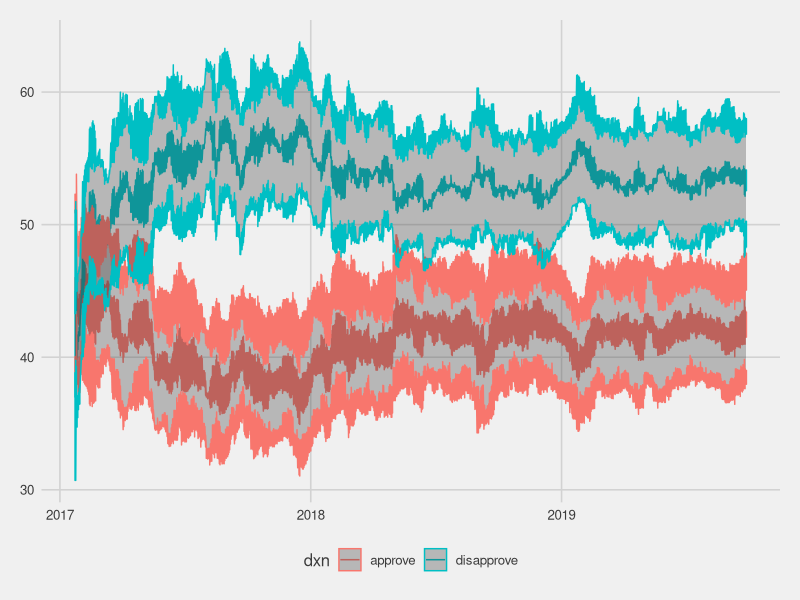

Recreate this plot in R. (Note: this script raises an error after producing the figure.)
## ---- chunk 1
knitr::opts_chunk$set(echo = TRUE, message = FALSE)
## ---- chunk 2
library(tidyverse)
library(magrittr)
library(stringr)
library(ggthemes)
library(scales)
## ---- chunk 3
dat <- read_csv("approval_topline.csv")
glimpse(dat)
## ---- chunk 4
dat$modeldate <- as.Date(dat$modeldate, "%m/%d/%Y") # convert to date format
range(dat$modeldate) # dates range from Jan 23, 2017 to Sept. 27, 2019. That matches what the figure shows.

unique(dat$president) # only Donald Trump, so I don't need this variable
levels(dat$subgroup <- factor(dat$subgroup)) # convert to factor and check the levels. There are three subgroups--I'll use the RMarkdown parameter function (see YAML) to let the user choose the subgroup that will be summarized in the figure

summary(subset(dat, select = approve_estimate:disapprove_lo)) # check the range of values for each numeric factor. These look reasonable

# Rearrange the data
dat2 <- dat %>%
  dplyr::select(-president, -timestamp) %>% # don't need these two columns
  gather(key = "temp", value = "rating", -subgroup, -modeldate)
dat2[, c("dxn", "estim_type")] <- str_split(dat2$temp, pattern = "_", simplify = TRUE)
dat2$temp <- NULL # remove this variable
dat3 <- dat2 %>%
  spread(key = estim_type, value = rating) # now I'm spreading out the estimates into 3 columns (estimate, hi, lo) so I can create the confidence bands with geom_ribbon. This probably isn't the most efficient way to get the data in this format, but it's a way I can understand in my head
dat3$dxn <- factor(dat3$dxn)

# Check the final data
glimpse(dat3) # looks good, I think
## ---- chunk 5
ggplot(dat3, aes(x = modeldate, y = estimate, color = dxn)) +
  geom_line() + 
  geom_ribbon(aes(ymin = lo, ymax = hi), alpha = 0.3) +
  theme_fivethirtyeight()
## ---- chunk 6
current_approve <- round(dat3$estimate[dat3$subgroup == params$poll_group & dat3$dxn == "approve" & dat3$modeldate == max(dat3$modeldate)], 1)
current_disapprove <- round(dat3$estimate[dat3$subgroup == params$poll_group & dat3$dxn == "disapprove" & dat3$modeldate == max(dat3$modeldate)], 1)

ggplot(subset(dat3, subgroup == params$poll_group), aes(x = modeldate, y = estimate)) +
  geom_line(aes(color = dxn), show.legend = FALSE) + # I've moved color into here because I know how to turn off the color legend from here
  ylim(0, 80) + # set y-axis limits
  geom_vline(xintercept = max(dat3$modeldate), linetype = "dotted") +
  geom_hline(yintercept = 50) +
  # geom_text(aes(x = max(dat3$modeldate), label= paste0("DAY ", max(dat3$modeldate) - (dat3$modeldate), y=20)), colour="gray") +
  scale_x_date(labels = date_format("%b-%y")) + # x-axis labels as month-year. Requires package 'scales'
  geom_ribbon(aes(ymin = lo, ymax = hi, fill = dxn), alpha = 0.3, color = NA, show.legend = FALSE) + # remove the color lines around ribbon and remove the legend
  geom_text(aes(x = max(dat3$modeldate)-100, label= paste0(current_disapprove, "% Disapprove"), y = current_disapprove+10), colour="darkorange3", size = 5) + # Disapproval legend - I couldn't figure out how to get the text OUTSIDE of the plot, so I put it inside the plot. I played around a lot to figure out the best numbers
  geom_text(aes(x = max(dat3$modeldate)-5, label= paste0("DAY ", max(dat3$modeldate) - min(dat3$modeldate)), y = 80), color = "gray", size = 3) + # label the current day (since beginning of polling)
  geom_text(aes(x = max(dat3$modeldate)-100, label= paste0(current_approve, "% Approve"), y = current_disapprove-25), colour="chartreuse4", size = 5) + 
  scale_color_manual(values = c("approve" = "chartreuse4", "disapprove" = "darkorange3")) +
  scale_fill_manual(
    values = c("approve" = "chartreuse4", "disapprove" = "darkorange3"),
    labels = c(as.character(current_approve), as.character(current_disapprove))) + # extract the current poll estimate 
  theme_bw() +
  theme(legend.position = "right", # move legend to right side of figure
        axis.title.x=element_blank(), # remove axis titles
        axis.title.y=element_blank())
